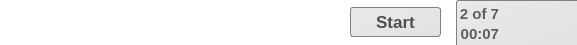
<?xml version="1.0" encoding="UTF-8"?>
<ui version="4.0">
 <class>RocketPresisControlsWidget</class>
 <widget class="QWidget" name="RocketPresisControlsWidget">
  <property name="geometry">
   <rect>
    <x>0</x>
    <y>0</y>
    <width>577</width>
    <height>45</height>
   </rect>
  </property>
  <property name="minimumSize">
   <size>
    <width>0</width>
    <height>43</height>
   </size>
  </property>
  <property name="windowTitle">
   <string/>
  </property>
  <property name="styleSheet">
   <string notr="true">QWidget#RocketPresisControlsWidget {
	background-color: transparent;
}

QFrame#content {
	background-color: qlineargradient(spread:pad, x1:0, y1:0, x2:1, y2:1, stop:0 rgba(232, 234, 233, 255), stop:1 rgba(225, 226, 227, 255));
	border: 1px solid grey;
	border-top-left-radius: 3px;
	border-bottom: 0px;
	border-right: 0px;
}

QLabel {
	font-family: &quot;Arial&quot;;
	font-size: 15px;
	font-weight: bold;
	color: rgba(0, 0, 0, 150);
}

QPushButton#prevButton, #nextButton, #exitButton {
	border: 0px;
	background-color: transparent;
}

QPushButton#prevButton {
	background-image: url(':/images/icon-previous.png');
	background-repeat: no-repeat;
}

QPushButton#prevButton:hover {
	background-image: url(':/images/icon-previous-hover.png');
	background-repeat: no-repeat;
	border: 0px;
}

QPushButton#nextButton {
	background-image: url(':/images/icon-next.png');
	background-repeat: no-repeat;
}

QPushButton#nextButton:hover {
	background-image: url(':/images/icon-next-hover.png');
	background-repeat: no-repeat;
	border: 0px;
}

QPushButton#startButton {
	background-color: qlineargradient(spread:pad, x1:0, y1:0, x2:1, y2:1, stop:0 rgba(232, 234, 233, 255), stop:1 rgba(225, 226, 227, 255));
	color: rgb(80, 80, 80);
	border: 1px solid grey;
	border-radius: 3px;
	font-family: &quot;Arial&quot;;
	font-size: 17px;
	font-weight: bold;
	padding-left: 5px;
	padding-right: 5px;
	margin-right: 9px;
}

QPushButton#startButton:hover {
	background-color: qlineargradient(spread:pad, x1:0.4, y1:0.4, x2:1, y2:1, stop:0 rgba(232, 234, 233, 255), stop:1 rgba(225, 226, 227, 255));
	color: rgb(60, 60, 60);
	border: 1px solid grey;
}

QPushButton#startButton:pressed {
	background-color: rgba(200, 200, 200);
	border: 1px solid grey;
}</string>
  </property>
  <layout class="QHBoxLayout" name="horizontalLayout">
   <property name="spacing">
    <number>6</number>
   </property>
   <property name="leftMargin">
    <number>6</number>
   </property>
   <property name="topMargin">
    <number>0</number>
   </property>
   <property name="rightMargin">
    <number>0</number>
   </property>
   <property name="bottomMargin">
    <number>0</number>
   </property>
   <item>
    <layout class="QVBoxLayout" name="verticalLayout_2">
     <property name="spacing">
      <number>0</number>
     </property>
     <item>
      <spacer name="verticalSpacer">
       <property name="orientation">
        <enum>Qt::Vertical</enum>
       </property>
       <property name="sizeHint" stdset="0">
        <size>
         <width>1</width>
         <height>1</height>
        </size>
       </property>
      </spacer>
     </item>
     <item>
      <widget class="QPushButton" name="exitButton">
       <property name="minimumSize">
        <size>
         <width>24</width>
         <height>24</height>
        </size>
       </property>
       <property name="maximumSize">
        <size>
         <width>24</width>
         <height>24</height>
        </size>
       </property>
       <property name="toolTip">
        <string>Exit Presentation</string>
       </property>
       <property name="text">
        <string/>
       </property>
       <property name="icon">
        <iconset resource="RocketPlugin.qrc">
         <normaloff>:/images/icon-exit-grey.png</normaloff>:/images/icon-exit-grey.png</iconset>
       </property>
       <property name="iconSize">
        <size>
         <width>24</width>
         <height>24</height>
        </size>
       </property>
       <property name="flat">
        <bool>true</bool>
       </property>
      </widget>
     </item>
     <item>
      <spacer name="verticalSpacer_2">
       <property name="orientation">
        <enum>Qt::Vertical</enum>
       </property>
       <property name="sizeType">
        <enum>QSizePolicy::Fixed</enum>
       </property>
       <property name="sizeHint" stdset="0">
        <size>
         <width>1</width>
         <height>6</height>
        </size>
       </property>
      </spacer>
     </item>
    </layout>
   </item>
   <item>
    <spacer name="horizontalSpacer">
     <property name="orientation">
      <enum>Qt::Horizontal</enum>
     </property>
     <property name="sizeHint" stdset="0">
      <size>
       <width>3000</width>
       <height>20</height>
      </size>
     </property>
    </spacer>
   </item>
   <item>
    <widget class="QPushButton" name="startButton">
     <property name="minimumSize">
      <size>
       <width>100</width>
       <height>30</height>
      </size>
     </property>
     <property name="maximumSize">
      <size>
       <width>100</width>
       <height>30</height>
      </size>
     </property>
     <property name="text">
      <string>Start</string>
     </property>
    </widget>
   </item>
   <item>
    <widget class="QFrame" name="content">
     <property name="frameShape">
      <enum>QFrame::StyledPanel</enum>
     </property>
     <property name="frameShadow">
      <enum>QFrame::Raised</enum>
     </property>
     <layout class="QHBoxLayout" name="horizontalLayout_2">
      <property name="margin">
       <number>2</number>
      </property>
      <item>
       <layout class="QVBoxLayout" name="verticalLayout">
        <property name="spacing">
         <number>0</number>
        </property>
        <item>
         <widget class="QLabel" name="labelSlide">
          <property name="sizePolicy">
           <sizepolicy hsizetype="Preferred" vsizetype="Expanding">
            <horstretch>0</horstretch>
            <verstretch>0</verstretch>
           </sizepolicy>
          </property>
          <property name="toolTip">
           <string>Current Slide</string>
          </property>
          <property name="text">
           <string>2 of 7</string>
          </property>
          <property name="textFormat">
           <enum>Qt::PlainText</enum>
          </property>
          <property name="alignment">
           <set>Qt::AlignRight|Qt::AlignTrailing|Qt::AlignVCenter</set>
          </property>
          <property name="indent">
           <number>0</number>
          </property>
         </widget>
        </item>
        <item>
         <widget class="QLabel" name="labelDuration">
          <property name="toolTip">
           <string>Presentation Duration</string>
          </property>
          <property name="text">
           <string>00:07</string>
          </property>
          <property name="textFormat">
           <enum>Qt::PlainText</enum>
          </property>
          <property name="alignment">
           <set>Qt::AlignRight|Qt::AlignTrailing|Qt::AlignVCenter</set>
          </property>
          <property name="indent">
           <number>0</number>
          </property>
         </widget>
        </item>
       </layout>
      </item>
      <item>
       <widget class="QPushButton" name="prevButton">
        <property name="minimumSize">
         <size>
          <width>32</width>
          <height>32</height>
         </size>
        </property>
        <property name="maximumSize">
         <size>
          <width>32</width>
          <height>32</height>
         </size>
        </property>
        <property name="toolTip">
         <string>Previous Slide [Left Arrow]</string>
        </property>
        <property name="text">
         <string/>
        </property>
        <property name="flat">
         <bool>true</bool>
        </property>
       </widget>
      </item>
      <item>
       <widget class="QPushButton" name="nextButton">
        <property name="minimumSize">
         <size>
          <width>32</width>
          <height>32</height>
         </size>
        </property>
        <property name="maximumSize">
         <size>
          <width>32</width>
          <height>32</height>
         </size>
        </property>
        <property name="toolTip">
         <string>Next Slide [Right Arrow]</string>
        </property>
        <property name="text">
         <string/>
        </property>
        <property name="flat">
         <bool>true</bool>
        </property>
       </widget>
      </item>
     </layout>
    </widget>
   </item>
  </layout>
 </widget>
 <resources>
  <include location="RocketPlugin.qrc"/>
 </resources>
 <connections/>
</ui>
